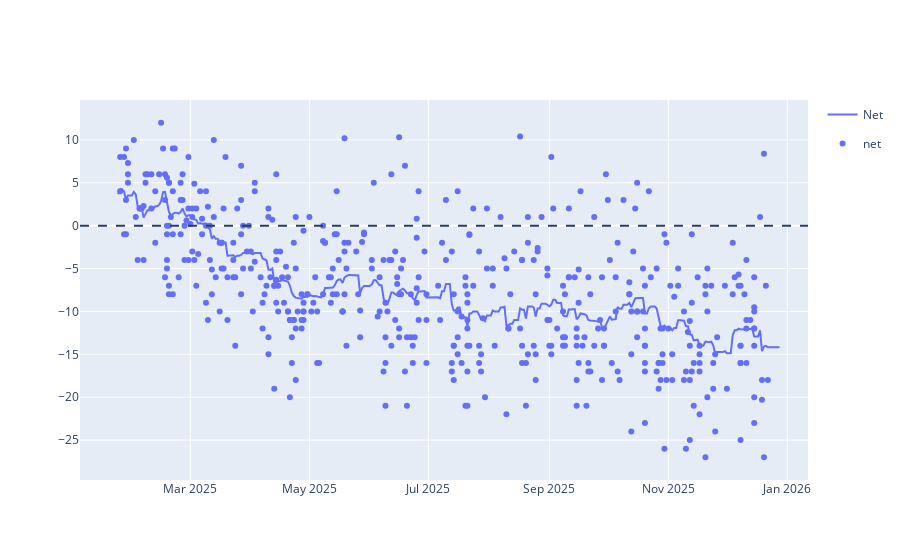

Notebook cell for this chart:
### Code cell
line = px.line(approval_avg, x='Date', y=['Net'])
scatter = px.scatter(polls_df[polls_df['end_date'] >= pd.to_datetime('2025-01-24')], x='end_date', y=['net'])
                     #trendline='lowess', trendline_options=dict(frac=0.2))
fig = go.Figure(data=line.data + scatter.data)
fig.add_hline(y=0, line_dash='dash')
fig.show()

### Figure 1 — Plotly figure (JSON) as saved in the notebook; plotly's stock layout.template omitted (floating-point values rounded to 4 significant figures; data arrays with more than 128 entries replaced by an {"elided": "..."} marker saying what was removed)
{"data": [{"hovertemplate": "variable=Net<br>Date=%{x}<br>value=%{y}<extra></extra>", "legendgroup": "Net", "line": {"color": "#636efa", "dash": "solid"}, "marker": {"symbol": "circle"}, "mode": "lines", "name": "Net", "orientation": "v", "showlegend": true, "type": "scatter", "x": {"elided": "340 str values"}, "xaxis": "x", "y": {"elided": "340 float values"}, "yaxis": "y"}, {"hovertemplate": "variable=net<br>end_date=%{x}<br>value=%{y}<extra></extra>", "legendgroup": "net", "marker": {"color": "#636efa", "symbol": "circle"}, "mode": "markers", "name": "net", "orientation": "v", "showlegend": true, "type": "scatter", "x": {"elided": "490 str values"}, "xaxis": "x", "y": {"elided": "490 float values"}, "yaxis": "y"}], "layout": {"shapes": [{"line": {"dash": "dash"}, "type": "line", "x0": 0, "x1": 1, "xref": "x domain", "y0": 0, "y1": 0, "yref": "y"}]}}
